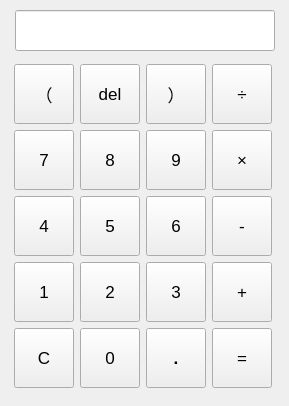
<?xml version="1.0" encoding="UTF-8"?>
<ui version="4.0">
 <class>Widget</class>
 <widget class="QWidget" name="Widget">
  <property name="geometry">
   <rect>
    <x>0</x>
    <y>0</y>
    <width>289</width>
    <height>406</height>
   </rect>
  </property>
  <property name="windowTitle">
   <string>Widget</string>
  </property>
  <widget class="QLineEdit" name="lineEdit">
   <property name="geometry">
    <rect>
     <x>15</x>
     <y>10</y>
     <width>260</width>
     <height>41</height>
    </rect>
   </property>
   <property name="font">
    <font>
     <pointsize>13</pointsize>
     <bold>false</bold>
    </font>
   </property>
   <property name="text">
    <string/>
   </property>
  </widget>
  <widget class="QWidget" name="">
   <property name="geometry">
    <rect>
     <x>10</x>
     <y>60</y>
     <width>266</width>
     <height>332</height>
    </rect>
   </property>
   <layout class="QGridLayout" name="gridLayout">
    <property name="sizeConstraint">
     <enum>QLayout::SetDefaultConstraint</enum>
    </property>
    <property name="leftMargin">
     <number>4</number>
    </property>
    <property name="topMargin">
     <number>4</number>
    </property>
    <property name="rightMargin">
     <number>4</number>
    </property>
    <property name="bottomMargin">
     <number>4</number>
    </property>
    <property name="spacing">
     <number>6</number>
    </property>
    <item row="0" column="0">
     <widget class="QPushButton" name="leftParen">
      <property name="minimumSize">
       <size>
        <width>60</width>
        <height>60</height>
       </size>
      </property>
      <property name="font">
       <font>
        <pointsize>13</pointsize>
       </font>
      </property>
      <property name="mouseTracking">
       <bool>false</bool>
      </property>
      <property name="text">
       <string>（</string>
      </property>
     </widget>
    </item>
    <item row="0" column="1">
     <widget class="QPushButton" name="del">
      <property name="minimumSize">
       <size>
        <width>60</width>
        <height>60</height>
       </size>
      </property>
      <property name="font">
       <font>
        <pointsize>13</pointsize>
       </font>
      </property>
      <property name="mouseTracking">
       <bool>false</bool>
      </property>
      <property name="text">
       <string>del</string>
      </property>
     </widget>
    </item>
    <item row="0" column="2">
     <widget class="QPushButton" name="rightParen">
      <property name="minimumSize">
       <size>
        <width>60</width>
        <height>60</height>
       </size>
      </property>
      <property name="font">
       <font>
        <pointsize>13</pointsize>
       </font>
      </property>
      <property name="mouseTracking">
       <bool>false</bool>
      </property>
      <property name="text">
       <string>）</string>
      </property>
     </widget>
    </item>
    <item row="0" column="3">
     <widget class="QPushButton" name="div">
      <property name="minimumSize">
       <size>
        <width>60</width>
        <height>60</height>
       </size>
      </property>
      <property name="font">
       <font>
        <pointsize>13</pointsize>
       </font>
      </property>
      <property name="mouseTracking">
       <bool>false</bool>
      </property>
      <property name="text">
       <string>÷</string>
      </property>
     </widget>
    </item>
    <item row="1" column="0">
     <widget class="QPushButton" name="num7">
      <property name="minimumSize">
       <size>
        <width>60</width>
        <height>60</height>
       </size>
      </property>
      <property name="font">
       <font>
        <pointsize>13</pointsize>
       </font>
      </property>
      <property name="mouseTracking">
       <bool>false</bool>
      </property>
      <property name="text">
       <string>7</string>
      </property>
     </widget>
    </item>
    <item row="1" column="1">
     <widget class="QPushButton" name="num8">
      <property name="minimumSize">
       <size>
        <width>60</width>
        <height>60</height>
       </size>
      </property>
      <property name="font">
       <font>
        <pointsize>13</pointsize>
       </font>
      </property>
      <property name="mouseTracking">
       <bool>false</bool>
      </property>
      <property name="text">
       <string>8</string>
      </property>
     </widget>
    </item>
    <item row="1" column="2">
     <widget class="QPushButton" name="num9">
      <property name="minimumSize">
       <size>
        <width>60</width>
        <height>60</height>
       </size>
      </property>
      <property name="font">
       <font>
        <pointsize>13</pointsize>
       </font>
      </property>
      <property name="mouseTracking">
       <bool>false</bool>
      </property>
      <property name="text">
       <string>9</string>
      </property>
     </widget>
    </item>
    <item row="1" column="3">
     <widget class="QPushButton" name="mul">
      <property name="minimumSize">
       <size>
        <width>60</width>
        <height>60</height>
       </size>
      </property>
      <property name="font">
       <font>
        <pointsize>13</pointsize>
       </font>
      </property>
      <property name="mouseTracking">
       <bool>false</bool>
      </property>
      <property name="text">
       <string>×</string>
      </property>
     </widget>
    </item>
    <item row="2" column="0">
     <widget class="QPushButton" name="num4">
      <property name="minimumSize">
       <size>
        <width>60</width>
        <height>60</height>
       </size>
      </property>
      <property name="font">
       <font>
        <pointsize>13</pointsize>
       </font>
      </property>
      <property name="mouseTracking">
       <bool>false</bool>
      </property>
      <property name="text">
       <string>4</string>
      </property>
     </widget>
    </item>
    <item row="2" column="1">
     <widget class="QPushButton" name="num5">
      <property name="minimumSize">
       <size>
        <width>60</width>
        <height>60</height>
       </size>
      </property>
      <property name="font">
       <font>
        <pointsize>13</pointsize>
       </font>
      </property>
      <property name="mouseTracking">
       <bool>false</bool>
      </property>
      <property name="text">
       <string>5</string>
      </property>
     </widget>
    </item>
    <item row="2" column="2">
     <widget class="QPushButton" name="num6">
      <property name="minimumSize">
       <size>
        <width>60</width>
        <height>60</height>
       </size>
      </property>
      <property name="font">
       <font>
        <pointsize>13</pointsize>
       </font>
      </property>
      <property name="mouseTracking">
       <bool>false</bool>
      </property>
      <property name="text">
       <string>6</string>
      </property>
     </widget>
    </item>
    <item row="2" column="3">
     <widget class="QPushButton" name="sub">
      <property name="minimumSize">
       <size>
        <width>60</width>
        <height>60</height>
       </size>
      </property>
      <property name="font">
       <font>
        <pointsize>13</pointsize>
       </font>
      </property>
      <property name="mouseTracking">
       <bool>false</bool>
      </property>
      <property name="text">
       <string>-</string>
      </property>
     </widget>
    </item>
    <item row="3" column="0">
     <widget class="QPushButton" name="num1">
      <property name="minimumSize">
       <size>
        <width>60</width>
        <height>60</height>
       </size>
      </property>
      <property name="font">
       <font>
        <pointsize>13</pointsize>
       </font>
      </property>
      <property name="mouseTracking">
       <bool>false</bool>
      </property>
      <property name="text">
       <string>1</string>
      </property>
     </widget>
    </item>
    <item row="3" column="1">
     <widget class="QPushButton" name="num2">
      <property name="minimumSize">
       <size>
        <width>60</width>
        <height>60</height>
       </size>
      </property>
      <property name="font">
       <font>
        <pointsize>13</pointsize>
       </font>
      </property>
      <property name="mouseTracking">
       <bool>false</bool>
      </property>
      <property name="text">
       <string>2</string>
      </property>
     </widget>
    </item>
    <item row="3" column="2">
     <widget class="QPushButton" name="num3">
      <property name="minimumSize">
       <size>
        <width>60</width>
        <height>60</height>
       </size>
      </property>
      <property name="font">
       <font>
        <pointsize>13</pointsize>
       </font>
      </property>
      <property name="mouseTracking">
       <bool>false</bool>
      </property>
      <property name="text">
       <string>3</string>
      </property>
     </widget>
    </item>
    <item row="3" column="3">
     <widget class="QPushButton" name="add">
      <property name="minimumSize">
       <size>
        <width>60</width>
        <height>60</height>
       </size>
      </property>
      <property name="font">
       <font>
        <pointsize>13</pointsize>
       </font>
      </property>
      <property name="mouseTracking">
       <bool>false</bool>
      </property>
      <property name="text">
       <string>+</string>
      </property>
     </widget>
    </item>
    <item row="4" column="1">
     <widget class="QPushButton" name="num0">
      <property name="minimumSize">
       <size>
        <width>60</width>
        <height>60</height>
       </size>
      </property>
      <property name="font">
       <font>
        <pointsize>13</pointsize>
       </font>
      </property>
      <property name="mouseTracking">
       <bool>false</bool>
      </property>
      <property name="text">
       <string>0</string>
      </property>
     </widget>
    </item>
    <item row="4" column="2">
     <widget class="QPushButton" name="pushButton_10">
      <property name="minimumSize">
       <size>
        <width>60</width>
        <height>60</height>
       </size>
      </property>
      <property name="font">
       <font>
        <pointsize>13</pointsize>
        <bold>true</bold>
       </font>
      </property>
      <property name="mouseTracking">
       <bool>false</bool>
      </property>
      <property name="text">
       <string>.</string>
      </property>
     </widget>
    </item>
    <item row="4" column="3">
     <widget class="QPushButton" name="pushButton_eq">
      <property name="minimumSize">
       <size>
        <width>60</width>
        <height>60</height>
       </size>
      </property>
      <property name="font">
       <font>
        <pointsize>13</pointsize>
       </font>
      </property>
      <property name="mouseTracking">
       <bool>false</bool>
      </property>
      <property name="text">
       <string>=</string>
      </property>
     </widget>
    </item>
    <item row="4" column="0">
     <widget class="QPushButton" name="clear">
      <property name="minimumSize">
       <size>
        <width>60</width>
        <height>60</height>
       </size>
      </property>
      <property name="font">
       <font>
        <pointsize>13</pointsize>
       </font>
      </property>
      <property name="mouseTracking">
       <bool>false</bool>
      </property>
      <property name="text">
       <string>C</string>
      </property>
     </widget>
    </item>
   </layout>
  </widget>
 </widget>
 <resources/>
 <connections/>
</ui>
